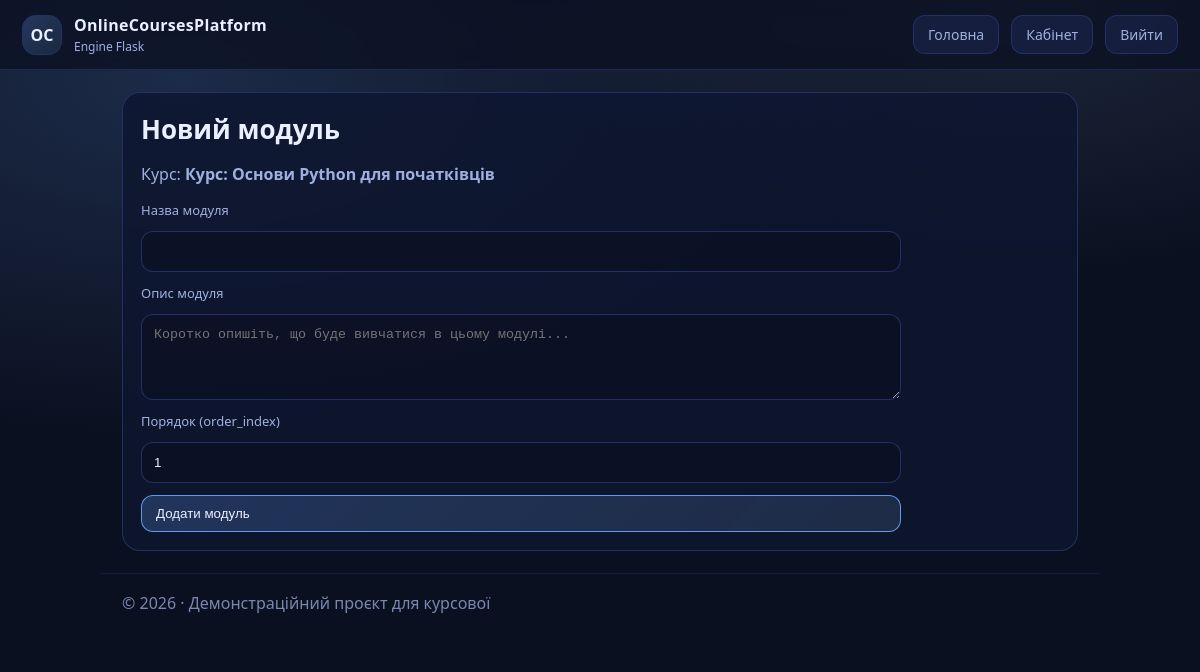
The page /instructor/courses/2/modules/new (signed in) on the database as committed earlier.
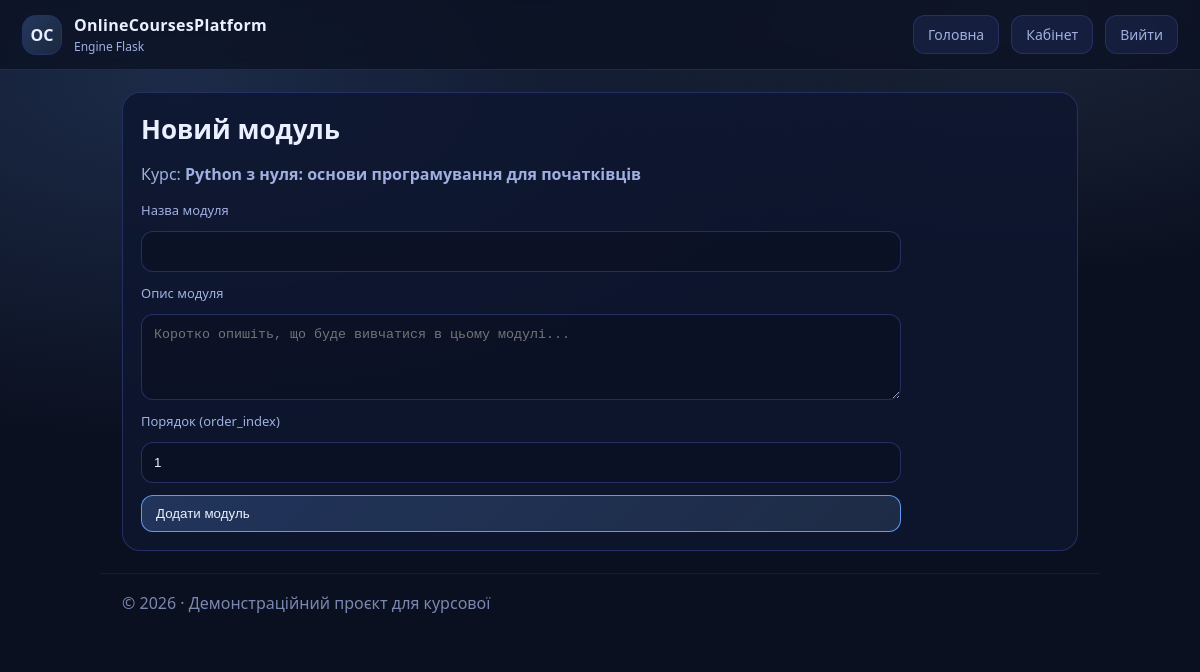
The same page on the database as committed later.
### models.py (models this page shows)
class Course(db.Model):
    id = db.Column(db.Integer, primary_key=True)
    title = db.Column(db.String(200), nullable=False)
    description = db.Column(db.Text, nullable=True)
    teacher_id = db.Column(db.Integer, db.ForeignKey("user.id"), nullable=False)
    created_at = db.Column(db.DateTime, default=datetime.utcnow)
    is_published = db.Column(db.Boolean, default=True)

### routes.py (the view, shortened to what this page needs)
@app.route("/instructor/courses/<int:course_id>/modules/new", methods=["GET", "POST"])
@login_required
def instructor_new_module(course_id):
    require_teacher()
    course = Course.query.get_or_404(course_id)
    if course.teacher_id != current_user.id:
        abort(403)
    return render_template("instructor_new_module.html", course=course)

### helpers.py (called while the page is built, shortened)
def require_teacher():
    if not current_user.is_authenticated or current_user.role != "teacher":
        abort(403)

def seed_once():
    db.create_all()
    if User.query.first():
        return

### models.py (called while the page is built)
@login_manager.user_loader
def load_user(user_id):
    return User.query.get(int(user_id))

### routes.py (called while the page is built)
@app.before_request
def _seed():
    seed_once()

### templates/instructor_new_module.html
{% extends "base.html" %}
{% block page_css %}
<link rel="stylesheet" href="{{ url_for('static', filename='css/instructor.css') }}">
{% endblock %}
{% block content %}
<section class="panel">
  <h1>Новий модуль</h1>
  <p class="muted">Курс: <b>{{ course.title }}</b></p>
  <form method="post" class="form">
    <div class="field">
      <label>Назва модуля</label>
      <input name="title" required>
    </div>
    <div class="field">
      <label>Опис модуля</label>
      <textarea
        name="description"
        rows="4"
        placeholder="Коротко опишіть, що буде вивчатися в цьому модулі..."></textarea>
    </div>
    <div class="field">
      <label>Порядок (order_index)</label>
      <input type="number" name="order_index" value="1" min="1">
    </div>
    <button class="btn btn-primary" type="submit">Додати модуль</button>
  </form>
</section>
{% endblock %}

Rows that differ between the two databases and show on the page:
changed Course: title "Курс: Основи Python для початківців" → "Python з нуля: основи програмування для початківців"
